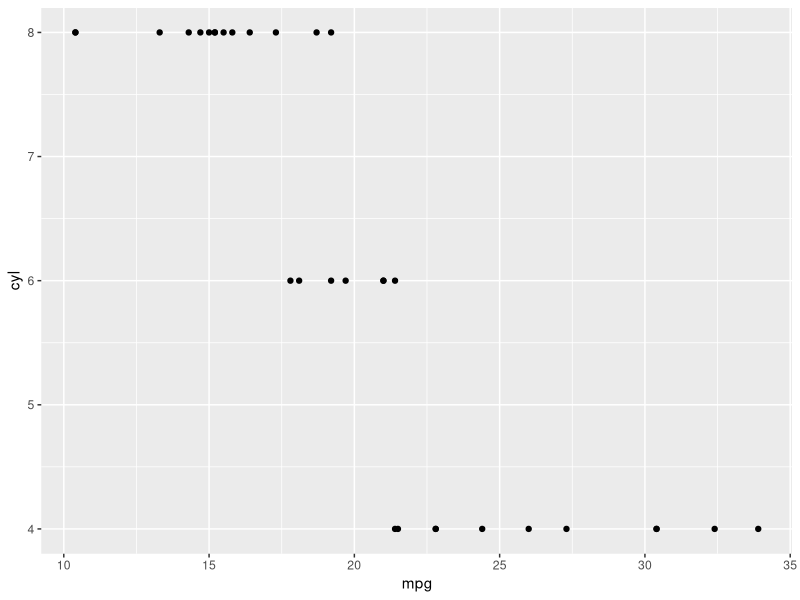
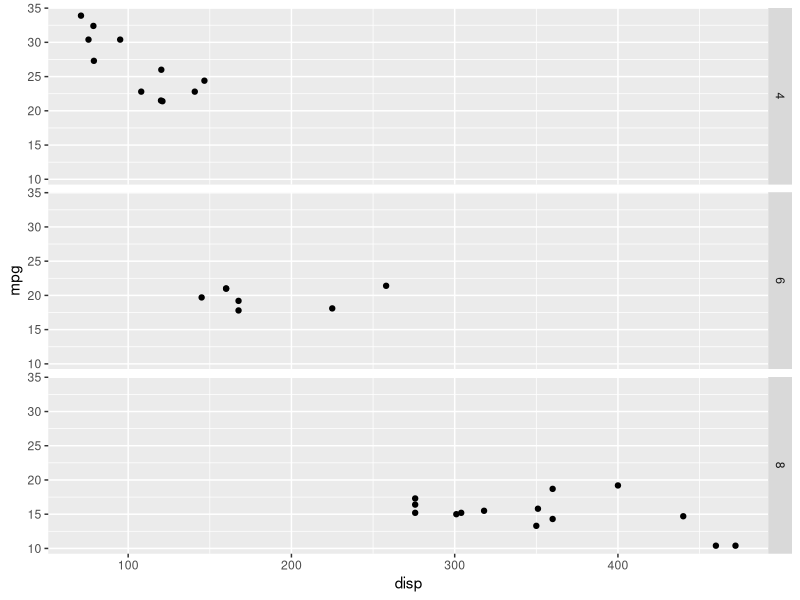
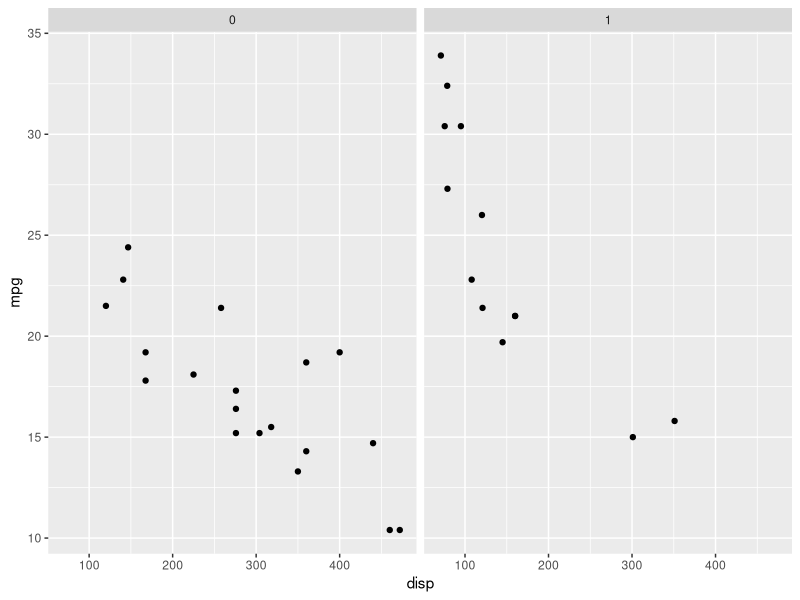
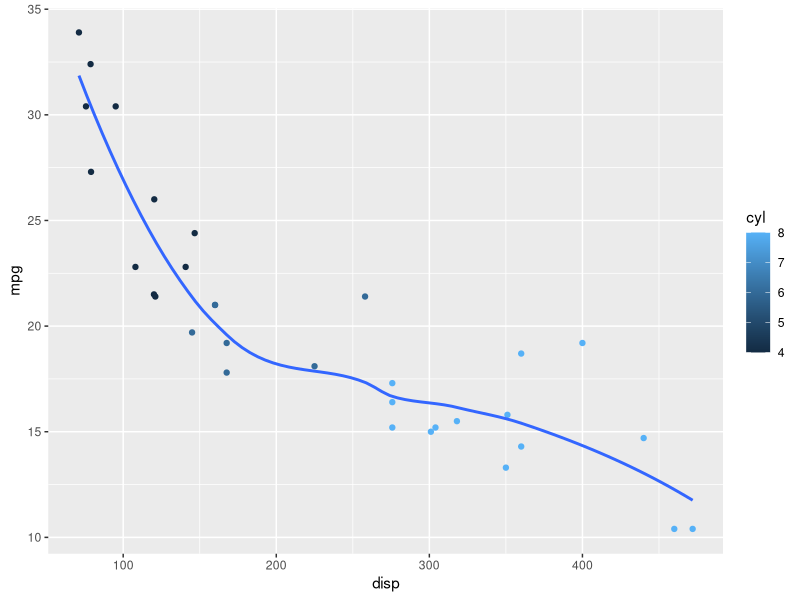
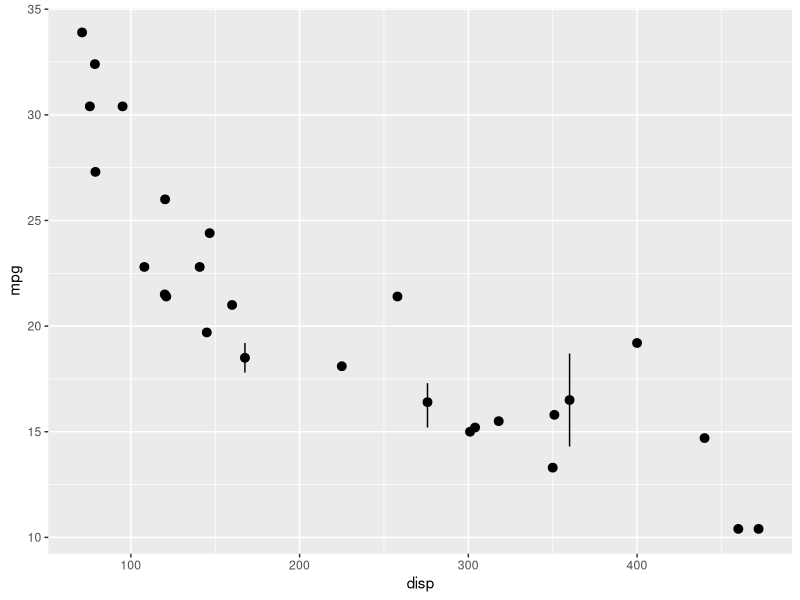
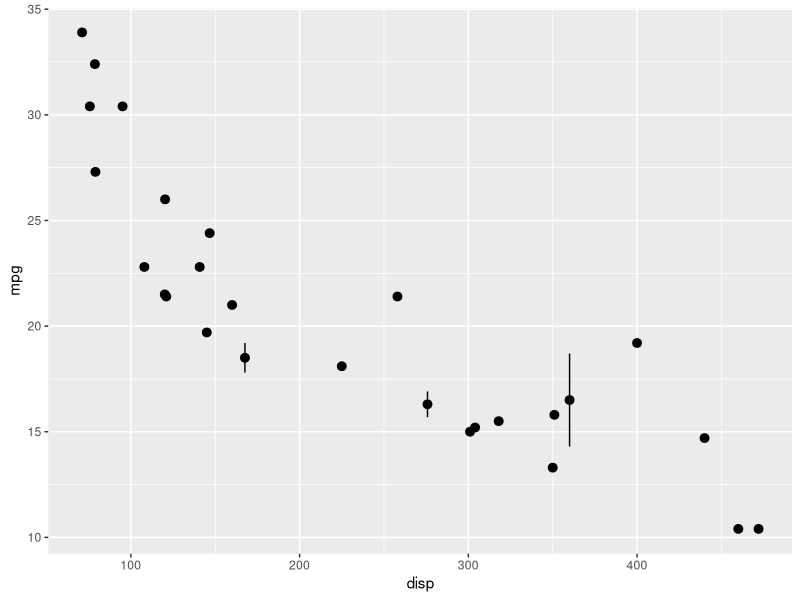
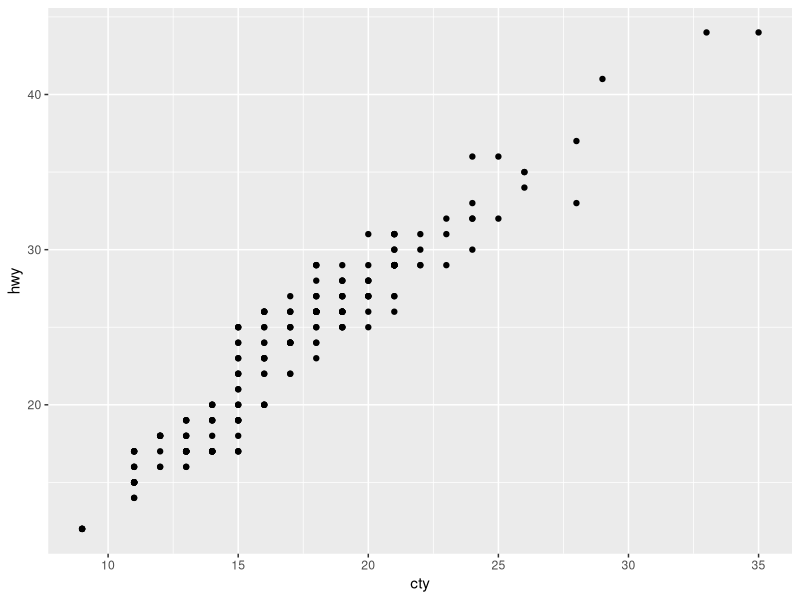
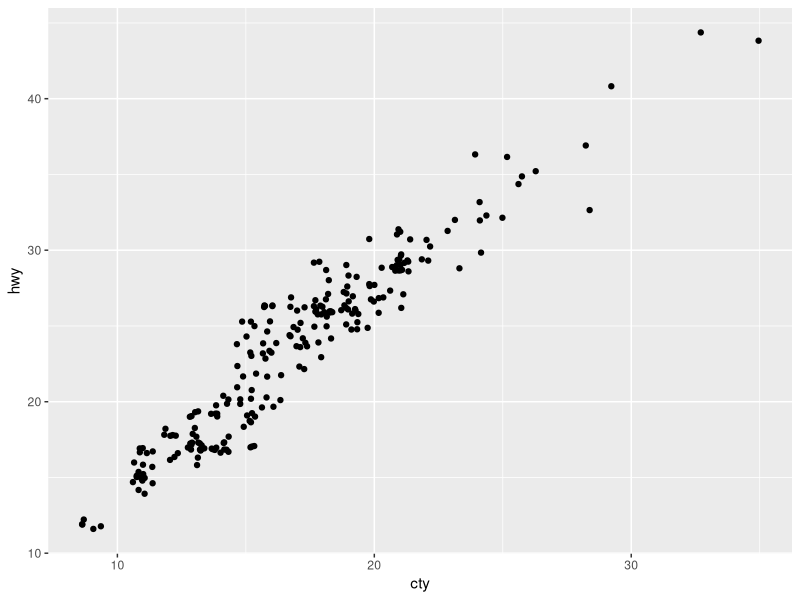

Write R code to recreate these figures, in order.
## ---- chunk 1
library(tidyverse)
library(maps)
## ---- chunk 2
?mtcars
## ---- chunk 3
ggplot(data = mtcars) + geom_point(mapping = aes(x=mpg, y=cyl))+labs(x="mpg",y="cyl")
## ---- chunk 4
?mtcars
str(mtcars)
## ---- chunk 5
ggplot(data = mtcars) + geom_point(mapping = aes(x=disp, y=mpg)) + facet_grid(cyl ~ .)
## ---- chunk 6
ggplot(data = mtcars) + geom_point(mapping = aes(x=disp, y=mpg)) + facet_grid(. ~ am)
## ---- chunk 7
?facet_wrap
## ---- chunk 8
ggplot(data = mtcars, mapping = aes(x=disp, y=mpg, color = cyl)) +
  geom_point()+
  geom_smooth(se=FALSE)
## ---- chunk 9
ggplot(data = mtcars)+
  stat_summary(mapping = aes(x=disp, y=mpg),
               fun.ymin = min,
               fun.ymax = max,
               fun.y = median)
## ---- chunk 10
ggplot(data = mtcars)+
  geom_pointrange(mapping = aes(x=disp, y=mpg),
                  fun.ymin = min,
                  fun.ymax = max,
                  fun.y = median,
                  stat = "summary")
## ---- chunk 11
ggplot(data = mpg, mapping = aes(x=cty, y=hwy)) +
  geom_point()
## ---- chunk 12
ggplot(data = mpg, mapping = aes(x=cty, y=hwy))+
  geom_jitter()
## ---- chunk 13
ggplot(data = mpg, mapping = aes(x=cty, y=hwy))+
  geom_count()
## ---- chunk 14
ggplot(data = mpg, mapping = aes(x=cty, y=hwy))+
  geom_point()+
  geom_abline()+
  coord_fixed()
## ---- chunk 15
mpg
## ---- chunk 16
ggplot(data = mpg) + geom_point(mapping = aes(x=displ, y=hwy))
## ---- chunk 17
ggplot(data = mpg) + geom_point(mapping = aes(x=displ, y=hwy, color = class))
## ---- chunk 18
ggplot(data = mpg) + geom_point(mapping = aes(x=displ, y=hwy, alpha = class))
## ---- chunk 19
ggplot(data = mpg) + geom_point(mapping = aes(x=displ, y=hwy, shape = class))
## ---- chunk 20
ggplot(data = mpg) + geom_point(mapping = aes(x=displ, y=hwy), color = "blue")
## ---- chunk 21
ggplot(data = mpg) + geom_point(mapping = aes(x=displ, y=hwy))+
  facet_wrap(~class, nrow = 2)
## ---- chunk 22
ggplot(data = mpg) + geom_point(mapping = aes(x=displ, y=hwy))+
  facet_grid(drv~class)
## ---- chunk 23
ggplot(data = mpg) + geom_point(mapping = aes(x=displ, y=hwy))
## ---- chunk 24
ggplot(data = mpg) + geom_smooth(mapping = aes(x=displ, y=hwy))
## ---- chunk 25
ggplot(data = mpg) + geom_smooth(mapping = aes(x=displ, y=hwy, linetype = drv))
## ---- chunk 26
ggplot(data = mpg) + geom_smooth(mapping = aes(x=displ, y=hwy, group=drv))
## ---- chunk 27
ggplot(data = mpg) + geom_smooth(mapping = aes(x=displ, y=hwy, color=drv), show.legend = FALSE)
## ---- chunk 28
ggplot(data = mpg, mapping = aes(x=displ, y=hwy))+
  geom_point()+geom_smooth()
## ---- chunk 29
ggplot(data = mpg, mapping = aes(x=displ, y=hwy))+
  geom_point(mapping = aes(color=class))+geom_smooth()
## ---- chunk 30
ggplot(data = mpg, mapping = aes(x=displ, y=hwy))+
  geom_point(mapping = aes(color=class))+
  geom_smooth(data = filter(mpg, class == "subcompact"), se = FALSE)
## ---- chunk 31
ggplot(data = diamonds) + geom_bar(mapping = aes(x=cut))
## ---- chunk 32
ggplot(data = diamonds) + stat_count(mapping = aes(x=cut))
## ---- chunk 33
demo <- tribble(
  ~cut, ~freq,
  "Fair", 1610,
  "Good", 4906,
  "Very Good", 12082,
  "Premium", 13791,
  "Ideal", 21551)
ggplot(data = demo) +
  geom_bar(mapping = aes(x=cut, y=freq), stat = "identity")
## ---- chunk 34
ggplot(data = diamonds) +
  geom_bar(mapping = aes(x=cut, y=..prop.., group=1))
## ---- chunk 35
ggplot(data = diamonds)+
  stat_summary(
    mapping = aes(x=cut,y=depth),
    fun.y = median,
    fun.ymax = max,
    fun.ymin = min
  )
## ---- chunk 36
ggplot(data = diamonds) +
  geom_bar(mapping = aes(x=cut, color=cut))
## ---- chunk 37
ggplot(data = diamonds) +
  geom_bar(mapping = aes(x=cut, fill=cut))
## ---- chunk 38
ggplot(data = diamonds) +
  geom_bar(mapping = aes(x=cut, fill=clarity))
## ---- chunk 39
ggplot(data = diamonds, mapping = aes(x=cut, fill=clarity))+
  geom_bar(alpha=1/5, position = "identity")

ggplot(data = diamonds, mapping = aes(x=cut, color=clarity))+
  geom_bar(fill=NA, position = "identity")
## ---- chunk 40
ggplot(data = diamonds) +
  geom_bar(mapping = aes(x=cut, fill=clarity), position = "fill")
## ---- chunk 41
ggplot(data = diamonds) +
  geom_bar(mapping = aes(x=cut, fill=clarity), position = "dodge")
## ---- chunk 42
ggplot(data = mpg)+
  geom_point(mapping = aes(x=displ,y=hwy),position = "jitter")
## ---- chunk 43
ggplot(data = mpg, mapping = aes(x=class,y=hwy)) +
  geom_boxplot()
## ---- chunk 44
ggplot(data = mpg, mapping = aes(x=class,y=hwy)) +
  geom_boxplot()+coord_flip()
## ---- chunk 45
coord_quickmap()
nz <- map_data("nz")
ggplot(nz, aes(long, lat, group=group))+
  geom_polygon(fill="white", color="black")


nz <- map_data("nz")
ggplot(nz, aes(long, lat, group=group))+
  geom_polygon(fill="white", color="black")+ coord_quickmap()
## ---- chunk 46
coord_polar()
bar <- ggplot(data = diamonds)+
  geom_bar(mapping = aes(x=cut, fill=cut), show.legend = FALSE , width = 1)+
  theme(aspect.ratio = 1)+
  labs(x=NULL, y=NULL)
bar+coord_flip()
bar+coord_polar()
